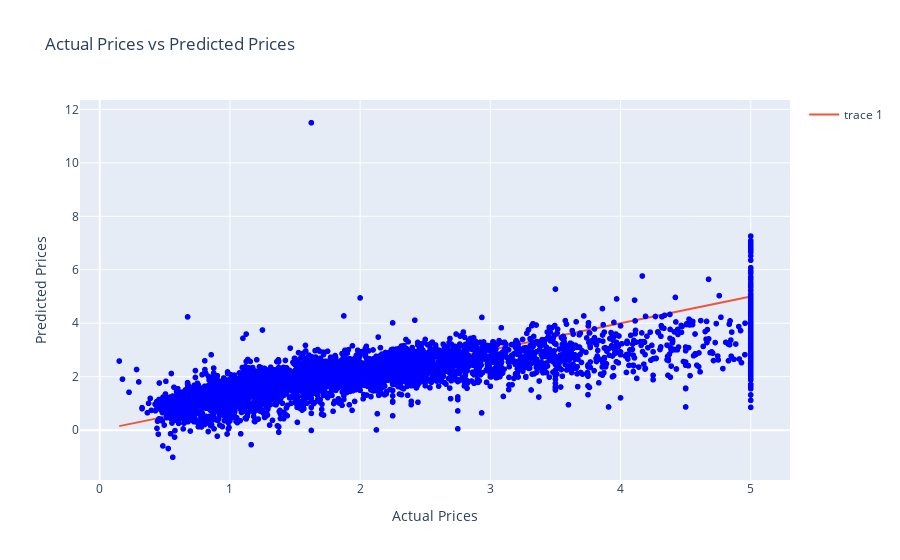

The cell this chart's notebook holds for it:
### Markdown cell above
### Regression Models

Linear Regression

### Code cell
#instantiate the model
LinReg = LinearRegression()

#fit the model
LinReg.fit(X_train, y_train)

#make predictions
y_pred = LinReg.predict(X_test)

#evaluate the model

mse_linear = mean_squared_error(y_test, y_pred)
r2_linear = r2_score(y_test, y_pred)
rmse_linear =np.sqrt(mean_squared_error(y_test, y_pred))

print('Mean Squared Error:', mse_linear)
print('R2 Score:', r2_linear)
print('Root Mean Squared Error:', rmse_linear)

#plot the predictions

fig = px.scatter(x=y_test, y=y_pred, labels={'x': 'Actual Prices', 'y': 'Predicted Prices'},
                 title='Actual Prices vs Predicted Prices', color_discrete_sequence=['blue', 'red'])

# Add diagonal line
fig.add_trace(go.Scatter(x=y_test, y=y_test, mode='lines'))

fig.update_layout(showlegend=True)
fig.show()

### Figure 1 — Plotly figure (JSON) as saved in the notebook; plotly's stock layout.template omitted (floating-point values rounded to 4 significant figures; data arrays with more than 128 entries replaced by an {"elided": "..."} marker saying what was removed)
{"data": [{"hovertemplate": "Actual Prices=%{x}<br>Predicted Prices=%{y}<extra></extra>", "legendgroup": "", "marker": {"color": "blue", "symbol": "circle"}, "mode": "markers", "name": "", "showlegend": false, "type": "scattergl", "x": {"elided": "4128 float values"}, "xaxis": "x", "y": {"elided": "4128 float values"}, "yaxis": "y"}, {"mode": "lines", "type": "scatter", "x": {"elided": "4128 float values"}, "y": {"elided": "4128 float values"}}], "layout": {"legend": {"tracegroupgap": 0}, "showlegend": true, "title": {"text": "Actual Prices vs Predicted Prices"}, "xaxis": {"anchor": "y", "domain": [0, 1], "title": {"text": "Actual Prices"}}, "yaxis": {"anchor": "x", "domain": [0, 1], "title": {"text": "Predicted Prices"}}}}
